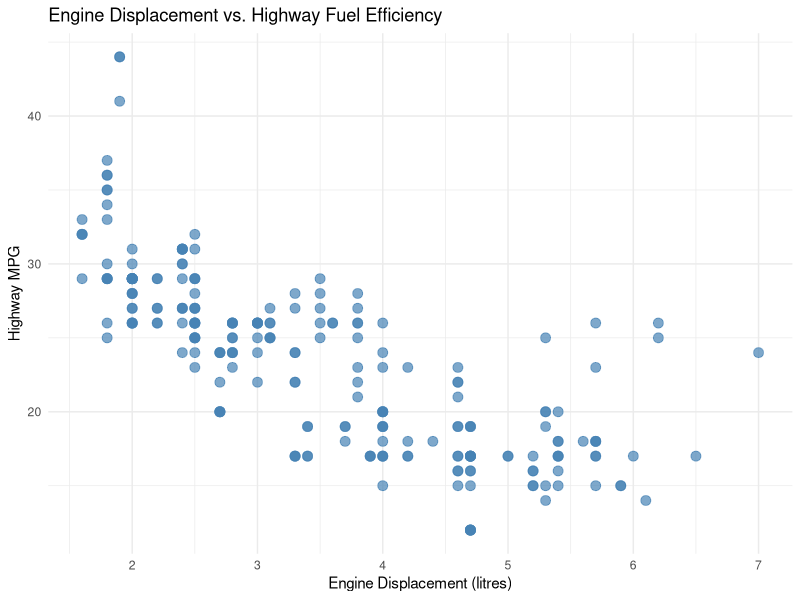

Reproduce this figure in R.
## ---- chunk 1

# Load required package
library(ggplot2)

# Scatter plot: Engine Displacement vs. Highway MPG
ggplot(data = mpg, aes(x = displ, y = hwy)) +
  geom_point(color = "steelblue", alpha = 0.7, size = 3) +
  labs(
    title = "Engine Displacement vs. Highway Fuel Efficiency",
    x = "Engine Displacement (litres)",
    y = "Highway MPG"
  ) +
  theme_minimal()
